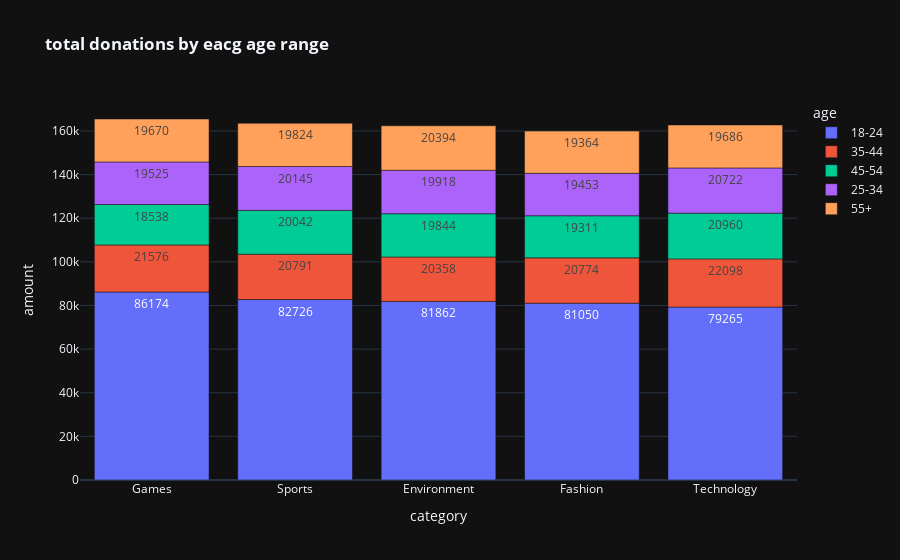

Write notebook code for a chart like this one.
### Code cell
fig=px.bar(total_df,x='category',y='amount',title='<b>total donations by eacg age range</b>',color='age',text='amount',template='plotly_dark')
fig.show()

### Figure 1 — Plotly figure (JSON) as saved in the notebook; plotly's stock layout.template omitted (floating-point values rounded to 4 significant figures)
{"data": [{"alignmentgroup": "True", "hovertemplate": "age=18-24<br>category=%{x}<br>amount=%{text}<extra></extra>", "legendgroup": "18-24", "marker": {"color": "#636efa", "pattern": {"shape": ""}}, "name": "18-24", "offsetgroup": "18-24", "orientation": "v", "showlegend": true, "text": [86174, 82726, 81862, 81050, 79265], "textposition": "auto", "x": ["Games", "Sports", "Environment", "Fashion", "Technology"], "xaxis": "x", "y": [86174, 82726, 81862, 81050, 79265], "yaxis": "y", "type": "bar"}, {"alignmentgroup": "True", "hovertemplate": "age=35-44<br>category=%{x}<br>amount=%{text}<extra></extra>", "legendgroup": "35-44", "marker": {"color": "#EF553B", "pattern": {"shape": ""}}, "name": "35-44", "offsetgroup": "35-44", "orientation": "v", "showlegend": true, "text": [22098, 21576, 20791, 20774, 20358], "textposition": "auto", "x": ["Technology", "Games", "Sports", "Fashion", "Environment"], "xaxis": "x", "y": [22098, 21576, 20791, 20774, 20358], "yaxis": "y", "type": "bar"}, {"alignmentgroup": "True", "hovertemplate": "age=45-54<br>category=%{x}<br>amount=%{text}<extra></extra>", "legendgroup": "45-54", "marker": {"color": "#00cc96", "pattern": {"shape": ""}}, "name": "45-54", "offsetgroup": "45-54", "orientation": "v", "showlegend": true, "text": [20960, 20042, 19844, 19311, 18538], "textposition": "auto", "x": ["Technology", "Sports", "Environment", "Fashion", "Games"], "xaxis": "x", "y": [20960, 20042, 19844, 19311, 18538], "yaxis": "y", "type": "bar"}, {"alignmentgroup": "True", "hovertemplate": "age=25-34<br>category=%{x}<br>amount=%{text}<extra></extra>", "legendgroup": "25-34", "marker": {"color": "#ab63fa", "pattern": {"shape": ""}}, "name": "25-34", "offsetgroup": "25-34", "orientation": "v", "showlegend": true, "text": [20722, 20145, 19918, 19525, 19453], "textposition": "auto", "x": ["Technology", "Sports", "Environment", "Games", "Fashion"], "xaxis": "x", "y": [20722, 20145, 19918, 19525, 19453], "yaxis": "y", "type": "bar"}, {"alignmentgroup": "True", "hovertemplate": "age=55+<br>category=%{x}<br>amount=%{text}<extra></extra>", "legendgroup": "55+", "marker": {"color": "#FFA15A", "pattern": {"shape": ""}}, "name": "55+", "offsetgroup": "55+", "orientation": "v", "showlegend": true, "text": [20394, 19824, 19686, 19670, 19364], "textposition": "auto", "x": ["Environment", "Sports", "Technology", "Games", "Fashion"], "xaxis": "x", "y": [20394, 19824, 19686, 19670, 19364], "yaxis": "y", "type": "bar"}], "layout": {"xaxis": {"anchor": "y", "domain": [0, 1], "title": {"text": "category"}}, "yaxis": {"anchor": "x", "domain": [0, 1], "title": {"text": "amount"}}, "legend": {"title": {"text": "age"}, "tracegroupgap": 0}, "title": {"text": "<b>total donations by eacg age range</b>"}, "barmode": "relative"}}
